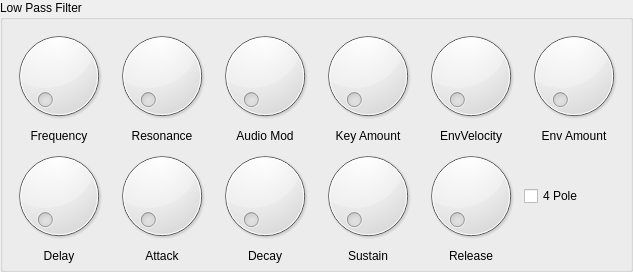
           <widget class="QGroupBox" name="GB_Lpf">
            <property name="minimumSize">
             <size>
              <width>0</width>
              <height>0</height>
             </size>
            </property>
            <property name="baseSize">
             <size>
              <width>0</width>
              <height>0</height>
             </size>
            </property>
            <property name="title">
             <string>Low Pass Filter</string>
            </property>
            <layout class="QGridLayout" name="gridLayout_5">
             <property name="leftMargin">
              <number>6</number>
             </property>
             <property name="topMargin">
              <number>6</number>
             </property>
             <property name="rightMargin">
              <number>6</number>
             </property>
             <property name="bottomMargin">
              <number>6</number>
             </property>
             <property name="spacing">
              <number>3</number>
             </property>
             <item row="0" column="0">
              <layout class="QGridLayout" name="gL_Lpf">
               <property name="spacing">
                <number>3</number>
               </property>
               <item row="1" column="1">
                <widget class="QLabel" name="lab_LpfRes">
                 <property name="text">
                  <string>Resonance</string>
                 </property>
                 <property name="alignment">
                  <set>Qt::AlignCenter</set>
                 </property>
                </widget>
               </item>
               <item row="3" column="3">
                <widget class="QDial" name="di_LpfSus">
                 <property name="minimumSize">
                  <size>
                   <width>16</width>
                   <height>16</height>
                  </size>
                 </property>
                 <property name="maximumSize">
                  <size>
                   <width>500</width>
                   <height>500</height>
                  </size>
                 </property>
                </widget>
               </item>
               <item row="4" column="3">
                <widget class="QLabel" name="lab_LpfSus">
                 <property name="text">
                  <string>Sustain</string>
                 </property>
                 <property name="alignment">
                  <set>Qt::AlignCenter</set>
                 </property>
                </widget>
               </item>
               <item row="0" column="1">
                <widget class="QDial" name="di_LpfRes">
                 <property name="minimumSize">
                  <size>
                   <width>16</width>
                   <height>16</height>
                  </size>
                 </property>
                 <property name="maximumSize">
                  <size>
                   <width>500</width>
                   <height>500</height>
                  </size>
                 </property>
                 <property name="toolTip">
                  <string>Resonance</string>
                 </property>
                 <property name="statusTip">
                  <string>Resonance</string>
                 </property>
                 <property name="maximum">
                  <number>127</number>
                 </property>
                </widget>
               </item>
               <item row="3" column="0">
                <widget class="QDial" name="di_LpfDel">
                 <property name="minimumSize">
                  <size>
                   <width>16</width>
                   <height>16</height>
                  </size>
                 </property>
                 <property name="maximumSize">
                  <size>
                   <width>500</width>
                   <height>500</height>
                  </size>
                 </property>
                </widget>
               </item>
               <item row="4" column="2">
                <widget class="QLabel" name="lab_LpfDec">
                 <property name="text">
                  <string>Decay</string>
                 </property>
                 <property name="alignment">
                  <set>Qt::AlignCenter</set>
                 </property>
                </widget>
               </item>
               <item row="4" column="0">
                <widget class="QLabel" name="lab_LpfDel">
                 <property name="text">
                  <string>Delay</string>
                 </property>
                 <property name="alignment">
                  <set>Qt::AlignCenter</set>
                 </property>
                </widget>
               </item>
               <item row="3" column="4">
                <widget class="QDial" name="di_LpfRel">
                 <property name="minimumSize">
                  <size>
                   <width>16</width>
                   <height>16</height>
                  </size>
                 </property>
                 <property name="maximumSize">
                  <size>
                   <width>500</width>
                   <height>500</height>
                  </size>
                 </property>
                </widget>
               </item>
               <item row="4" column="4">
                <widget class="QLabel" name="lab_LpfRel">
                 <property name="text">
                  <string>Release</string>
                 </property>
                 <property name="alignment">
                  <set>Qt::AlignCenter</set>
                 </property>
                </widget>
               </item>
               <item row="3" column="2">
                <widget class="QDial" name="di_LpfDec">
                 <property name="minimumSize">
                  <size>
                   <width>16</width>
                   <height>16</height>
                  </size>
                 </property>
                 <property name="maximumSize">
                  <size>
                   <width>500</width>
                   <height>500</height>
                  </size>
                 </property>
                </widget>
               </item>
               <item row="3" column="1">
                <widget class="QDial" name="di_LpfAtt">
                 <property name="minimumSize">
                  <size>
                   <width>16</width>
                   <height>16</height>
                  </size>
                 </property>
                 <property name="maximumSize">
                  <size>
                   <width>500</width>
                   <height>500</height>
                  </size>
                 </property>
                </widget>
               </item>
               <item row="1" column="0">
                <widget class="QLabel" name="lab_LpfFreq">
                 <property name="text">
                  <string>Frequency</string>
                 </property>
                 <property name="alignment">
                  <set>Qt::AlignCenter</set>
                 </property>
                </widget>
               </item>
               <item row="4" column="1">
                <widget class="QLabel" name="lab_LpfAtt">
                 <property name="text">
                  <string>Attack</string>
                 </property>
                 <property name="alignment">
                  <set>Qt::AlignCenter</set>
                 </property>
                </widget>
               </item>
               <item row="0" column="0">
                <widget class="QDial" name="di_LpfFr">
                 <property name="minimumSize">
                  <size>
                   <width>16</width>
                   <height>16</height>
                  </size>
                 </property>
                 <property name="maximumSize">
                  <size>
                   <width>500</width>
                   <height>500</height>
                  </size>
                 </property>
                 <property name="toolTip">
                  <string>Frequency</string>
                 </property>
                 <property name="statusTip">
                  <string>Frequency</string>
                 </property>
                 <property name="maximum">
                  <number>127</number>
                 </property>
                </widget>
               </item>
               <item row="3" column="5">
                <widget class="QCheckBox" name="chB_Lpf4Pole">
                 <property name="layoutDirection">
                  <enum>Qt::LeftToRight</enum>
                 </property>
                 <property name="text">
                  <string>4 Pole</string>
                 </property>
                </widget>
               </item>
               <item row="0" column="2">
                <widget class="QDial" name="di_LpfAudioMod">
                 <property name="minimumSize">
                  <size>
                   <width>16</width>
                   <height>16</height>
                  </size>
                 </property>
                 <property name="maximumSize">
                  <size>
                   <width>500</width>
                   <height>500</height>
                  </size>
                 </property>
                </widget>
               </item>
               <item row="1" column="2">
                <widget class="QLabel" name="lab_LpfAudioMod">
                 <property name="text">
                  <string>Audio Mod</string>
                 </property>
                 <property name="alignment">
                  <set>Qt::AlignCenter</set>
                 </property>
                </widget>
               </item>
               <item row="0" column="3">
                <widget class="QDial" name="di_LpfAm">
                 <property name="minimumSize">
                  <size>
                   <width>16</width>
                   <height>16</height>
                  </size>
                 </property>
                 <property name="maximumSize">
                  <size>
                   <width>500</width>
                   <height>500</height>
                  </size>
                 </property>
                 <property name="toolTip">
                  <string>Amount</string>
                 </property>
                 <property name="statusTip">
                  <string>Amount</string>
                 </property>
                 <property name="maximum">
                  <number>127</number>
                 </property>
                </widget>
               </item>
               <item row="1" column="3">
                <widget class="QLabel" name="lab_LpfAm">
                 <property name="text">
                  <string>Key Amount</string>
                 </property>
                 <property name="alignment">
                  <set>Qt::AlignCenter</set>
                 </property>
                </widget>
               </item>
               <item row="0" column="4">
                <widget class="QDial" name="di_LpfEnvVel">
                 <property name="minimumSize">
                  <size>
                   <width>16</width>
                   <height>16</height>
                  </size>
                 </property>
                 <property name="maximumSize">
                  <size>
                   <width>500</width>
                   <height>500</height>
                  </size>
                 </property>
                 <property name="maximum">
                  <number>127</number>
                 </property>
                </widget>
               </item>
               <item row="1" column="4">
                <widget class="QLabel" name="lab_LpfEnvVel">
                 <property name="text">
                  <string>EnvVelocity</string>
                 </property>
                 <property name="alignment">
                  <set>Qt::AlignCenter</set>
                 </property>
                </widget>
               </item>
               <item row="0" column="5">
                <widget class="QDial" name="di_LpfEnvAm">
                 <property name="minimumSize">
                  <size>
                   <width>16</width>
                   <height>16</height>
                  </size>
                 </property>
                 <property name="maximumSize">
                  <size>
                   <width>500</width>
                   <height>500</height>
                  </size>
                 </property>
                 <property name="maximum">
                  <number>127</number>
                 </property>
                </widget>
               </item>
               <item row="1" column="5">
                <widget class="QLabel" name="lab_LpfEnvAm">
                 <property name="text">
                  <string>Env Amount</string>
                 </property>
                 <property name="alignment">
                  <set>Qt::AlignCenter</set>
                 </property>
                </widget>
               </item>
              </layout>
             </item>
            </layout>
           </widget>
